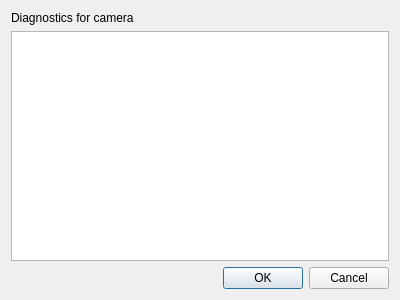
<?xml version="1.0" encoding="UTF-8"?>
<ui version="4.0">
 <class>CameraDiagnosticsDialog</class>
 <widget class="QDialog" name="CameraDiagnosticsDialog">
  <property name="geometry">
   <rect>
    <x>0</x>
    <y>0</y>
    <width>400</width>
    <height>300</height>
   </rect>
  </property>
  <property name="windowTitle">
   <string>Camera Diagnostics</string>
  </property>
  <layout class="QVBoxLayout" name="verticalLayout">
   <item>
    <widget class="QLabel" name="titleLabel">
     <property name="text">
      <string>Diagnostics for camera</string>
     </property>
    </widget>
   </item>
   <item>
    <widget class="QTextEdit" name="textEdit">
     <property name="textInteractionFlags">
      <set>Qt::LinksAccessibleByKeyboard|Qt::LinksAccessibleByMouse|Qt::TextBrowserInteraction|Qt::TextSelectableByKeyboard|Qt::TextSelectableByMouse</set>
     </property>
    </widget>
   </item>
   <item>
    <widget class="QDialogButtonBox" name="buttonBox">
     <property name="orientation">
      <enum>Qt::Horizontal</enum>
     </property>
     <property name="standardButtons">
      <set>QDialogButtonBox::Cancel|QDialogButtonBox::Ok</set>
     </property>
    </widget>
   </item>
  </layout>
 </widget>
 <resources/>
 <connections>
  <connection>
   <sender>buttonBox</sender>
   <signal>accepted()</signal>
   <receiver>CameraDiagnosticsDialog</receiver>
   <slot>accept()</slot>
   <hints>
    <hint type="sourcelabel">
     <x>248</x>
     <y>254</y>
    </hint>
    <hint type="destinationlabel">
     <x>157</x>
     <y>274</y>
    </hint>
   </hints>
  </connection>
  <connection>
   <sender>buttonBox</sender>
   <signal>rejected()</signal>
   <receiver>CameraDiagnosticsDialog</receiver>
   <slot>reject()</slot>
   <hints>
    <hint type="sourcelabel">
     <x>316</x>
     <y>260</y>
    </hint>
    <hint type="destinationlabel">
     <x>286</x>
     <y>274</y>
    </hint>
   </hints>
  </connection>
 </connections>
</ui>
